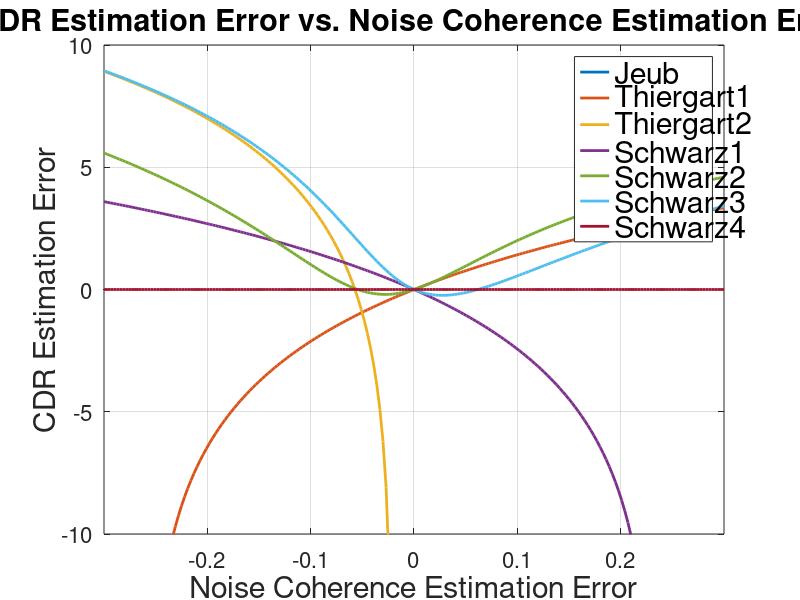

The MATLAB source for this figure: (Note: this script raises an error after producing the figure.)
%% Description 
% CDR_robustness.m
% This script is for evaluating the robustness of CDR estimators against
% erros in coherence models

close all;

%% Initial Configuration
c = 340;
d_mic = 0.08;
f = 1000;
% TDOA = d_mic * sin(theta)/c;
TDOA = 1/(5*f);
CDR_log = -10;                              % +/- 10 dB for high/low CDR
CDR = 10 .^ (CDR_log/10);

test_noise_coherence_errors = 1;            % 1 for noise field model error                
                                            % 0 for desired signal coherence model error

%% CDR Estimation and Error Calculations

if test_noise_coherence_errors
    Css = exp(1j * 2 * pi * f * TDOA);              % Gamma_s
    Cnn_theo = sinc(2 * f * d_mic/c);               % True Gamma_n
    Cxx = (Cnn_theo + Css * CDR) ./ (CDR +1);       % Gamma_x
    Cnn_diff = linspace(-0.3, 0.3, 201);
    Cnn = Cnn_theo + Cnn_diff;                      % Estimated Gamma_n
    
else
    Css_theo = exp(1j * 2 * pi * f * TDOA);         % True Gamma_s
    Cnn = sinc(2 * f * d_mic/c);                    % Gamma_n
    Cxx = (Cnn + Css_theo * CDR) ./ (CDR +1);       % Gamma_x
    Css_arg_diff = linspace(-2, 2, 201);
    Css = Css_theo .* exp(1j * Css_arg_diff);       % Estimated Gamma_s
end 

Jeub = max(0, (Cnn - real(conj(Css) .* Cxx)) ./ (real(conj(Css) .* Cxx) - 1));

Thiergart1 = max(0, real((Cnn - Cxx) ./ (Cxx - Css)));

Thiergart2 = max(0, real((Cnn - Cxx) ./ (Cxx - exp(1j * angle(Cxx)))));

Schwarz1 = max(0, real(conj(Css) .* (Cnn - Cxx)) ./ (real(conj(Css) .* Cxx) - 1));

Schwarz2 = max(0, 1 ./ (-abs(Cnn-exp(1j * angle(Css))) ./ (Cnn .* cos(angle(Css)) - 1)) .* abs((conj(Css) .* (Cnn - Cxx)) ./ (real(conj(Css) .* Cxx) - 1)));

Schwarz3 = max(0, (-(abs(Cxx).^2 + Cnn.^2 .* real(Cxx).^2 - Cnn.^2 .* abs(Cxx).^2 - 2 .* Cnn .* real(Cxx) + Cnn.^2).^(1/2) - abs(Cxx).^2 + Cnn .* real(Cxx)) ./ (abs(Cxx).^2 - 1));

Schwarz4 = imag(Cxx)./(imag(Css) - imag(Cxx));
Schwarz4(imag(Css)./imag(Cxx)<=1) = Inf;
Schwarz4(imag(Css)./imag(Cxx)<=0) = 0;

% Convert to the log scale
Jeub_log = 10*log10(Jeub);
Thiergart1_log = 10*log10(Thiergart1);
Thiergart2_log = 10*log10(Thiergart2);
Schwarz1_log = 10*log10(Schwarz1);
Schwarz2_log = 10*log10(Schwarz2);
Schwarz3_log = 10*log10(Schwarz3);
Schwarz4_log = 10*log10(Schwarz4);

% CDR Estimation Error

Jeub_log_diff = Jeub_log - CDR_log;
Thiergart1_log_diff = Thiergart1_log - CDR_log;
Thiergart2_log_diff = Thiergart2_log - CDR_log;
Schwarz1_log_diff = Schwarz1_log - CDR_log;
Schwarz2_log_diff = Schwarz2_log - CDR_log;
Schwarz3_log_diff = Schwarz3_log - CDR_log;
Schwarz4_log_diff = Schwarz4_log - CDR_log;


%% Visualization of Results


if test_noise_coherence_errors
    figure('position',[0 0 800 600]);
    plot(Cnn_diff, Jeub_log_diff);
    hold on;
    plot(Cnn_diff, Thiergart1_log_diff);
    plot(Cnn_diff, Thiergart2_log_diff);
    plot(Cnn_diff, Schwarz1_log_diff);
    plot(Cnn_diff, Schwarz2_log_diff);
    plot(Cnn_diff, Schwarz3_log_diff);
    plot(Cnn_diff, ones(1, length(Cnn_diff)).* Schwarz4_log_diff);  % unaffected by definition
    hold off;
    grid on;
    xlim([-0.3 0.3]);
    ylim([-10 10]);
    xlabel('Noise Coherence Estimation Error');
    ylabel('CDR Estimation Error');
    lgd = legend({'Jeub', 'Thiergart1', 'Thiergart2', 'Schwarz1', 'Schwarz2', 'Schwarz3', 'Schwarz4'}, 'Location', 'northeast');
    title('CDR Estimation Error vs. Noise Coherence Estimation Error');
    set(findall(gcf,'Type','Axes'),'FontSize',16);
    set(findall(gcf,'Type','Text'),'FontSize',22);
    set(findall(gcf,'Type','Line'),'LineWidth', 2);
    lgd.NumColumns = 3;
    % fig = gcf;
    % fig.PaperPositionMode = 'auto';
    % savefig(fig, join(['Figures/CDR_Evaluation/noise-coherence-CDR', int2str(CDR_log), 'dB-f', int2str(f), 'Hz.fig']));
    % saveas(fig, join(['Figures/CDR_Evaluation/noise-coherence-CDR', int2str(CDR_log), 'dB-f', int2str(f), 'Hz.png']));
else
    figure('position',[0 0 800 600]);
    plot(Css_arg_diff, Jeub_log_diff);
    hold on;
    plot(Css_arg_diff, Thiergart1_log_diff);
    % plot(Css_arg_diff, Thiergart2_log_diff); % omitted
    plot(Css_arg_diff, Schwarz1_log_diff);
    plot(Css_arg_diff, Schwarz2_log_diff);
    plot(Css_arg_diff, ones(1, length(Css_arg_diff)).* Schwarz3_log_diff);  % unaffected by definition
    plot(Css_arg_diff, Schwarz4_log_diff); 
    hold off;
    grid on
    xlim([-1.5 1.5]);
    ylim([-10 10]);
    xlabel('Signal Coherence Phase Estimation Error');
    ylabel('CDR Estimation Error');
    lgd = legend({'Jeub', 'Thiergart1', 'Schwarz1', 'Schwarz2', 'Schwarz3', 'Schwarz4'}, 'Location', 'northeast');
    title('CDR Estimation Error vs. Signal Coherence Phase Estimation Error');
    set(findall(gcf,'Type','Axes'),'FontSize',16);
    set(findall(gcf,'Type','Text'),'FontSize',22);
    set(findall(gcf,'Type','Line'),'LineWidth', 2);
    lgd.NumColumns = 3;
    % fig = gcf;
    % fig.PaperPositionMode = 'auto';
    % savefig(fig, join(['Figures/CDR_Evaluation/signal-coherence-phase-CDR', int2str(CDR_log), 'dB-f', int2str(f), 'Hz.fig']));
    % saveas(fig, join(['Figures/CDR_Evaluation/signal-coherence-phase-CDR', int2str(CDR_log), 'dB-f', int2str(f), 'Hz.png']));

end
    



